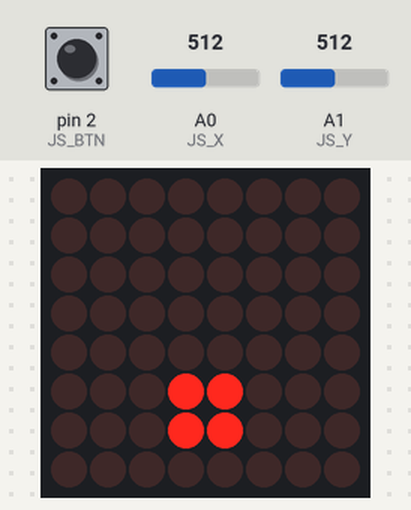
A sketch run on a simulated Arduino Uno, built with avr-gcc and run on an emulated ATmega328P. On the bench: 8×8 LED matrix. Inputs (shaded band) come from the test bench; at power-on: A1 (JS_Y) = 512, A0 (JS_X) = 512, pin 2 (JS_BTN) HIGH. Random numbers use the default seed unless the sketch sets one.

Above: at 1.2 s.
1.3 s: A1 (JS_Y) set to 788
At 1.9 s:
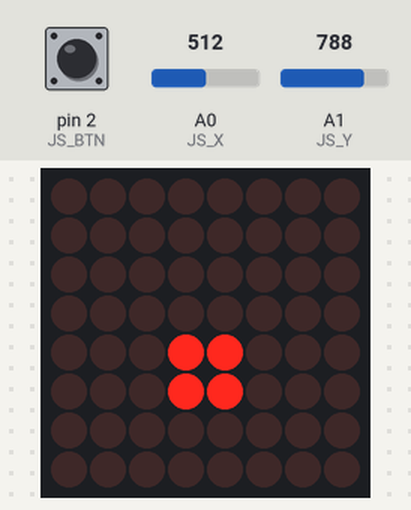
4.3 s: A1 (JS_Y) set to 808
At 4.79 s:
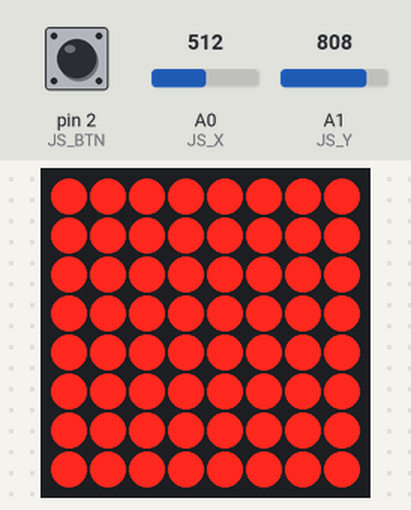
6.3 s: A0 (JS_X) set to 710
8.1 s: A0 (JS_X) set to 683
10.0 s: pin 2 (JS_BTN) pulled LOW for 0.15 s
At 10.15 s:
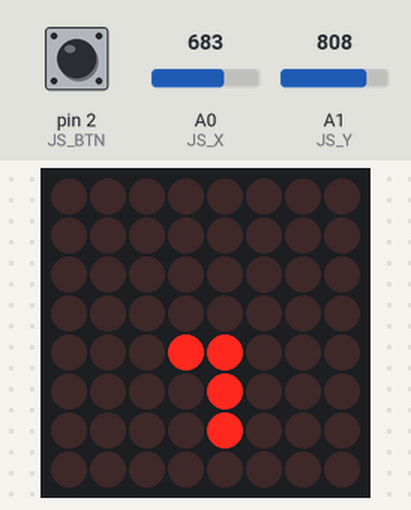
10.7 s: pin 2 (JS_BTN) pulled LOW for 1 s
At 10.82 s:
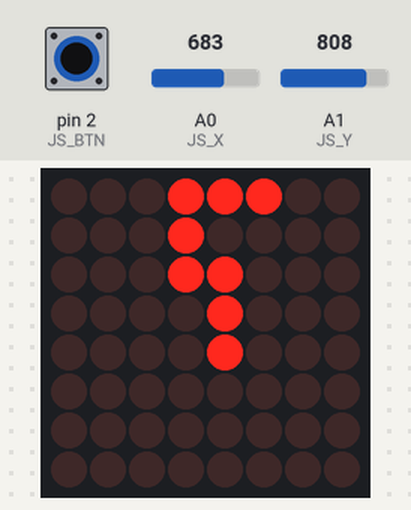

Measured:
- the behaviour switches between 800 and 801 on A1 (JS_Y) (found by bisection; images 1 and 2)
- what the display in image 1 shows lasts 0.5 s, from 1.5 s to 2.0 s

The sketch:

bot_code.ino
```cpp
#include <LedControl.h>
#include <avr/pgmspace.h>

// Pin configuration
const int DIN = 12;
const int CLK = 11;
const int CS = 10;
const int JS_X = A0;
const int JS_Y = A1;
const int JS_BTN = 2;

LedControl lc = LedControl(DIN, CLK, CS, 1);

// Game variables
unsigned long lastMoveTime = 0;
int gameDelay = 500;
byte grid[8] = {0,0,0,0,0,0,0,0};

int pieceX, pieceY;
byte currentPiece[4][4];
int pieceType;

// Tetromino definitions
const byte shapes[7][4] = {
  {0x60, 0x60, 0x00, 0x00}, // Square
  {0x40, 0x40, 0x40, 0x40}, // Line
  {0x40, 0xE0, 0x00, 0x00}, // T
  {0x60, 0x30, 0x00, 0x00}, // S
  {0x30, 0x60, 0x00, 0x00}, // Z
  {0x40, 0x40, 0x60, 0x00}, // L
  {0x20, 0x20, 0x60, 0x00}  // J
};

// REDESIGNED "OVER" - Large, consistent letter sizes
const uint8_t OVER_TEXT[] PROGMEM = {
  0x00, 0x00, 0x00, 0x00, 0x00, 0x00, 0x00, 0x00,
  0x3E, 0x41, 0x41, 0x41, 0x3E, 0x00, // O (Full size)
  0x3F, 0x40, 0x80, 0x40, 0x3F, 0x00, // V (Full size matching O)
  0x7F, 0x49, 0x49, 0x49, 0x41, 0x00, // E
  0x7F, 0x09, 0x19, 0x29, 0x46, 0x00, // R
  0x00, 0x00, 0x00, 0x00, 0x00, 0x00, 0x00, 0x00
};

void setup() {
  lc.shutdown(0, false);
  lc.setIntensity(0, 5);
  lc.clearDisplay(0);
  pinMode(JS_BTN, INPUT_PULLUP);
  randomSeed(analogRead(A5));
  spawnPiece();
}

void gameOver() {
  for(int r=0; r<2; r++) {
    for(int i=0; i<8; i++) lc.setRow(0, i, 0xFF);
    delay(150);
    lc.clearDisplay(0);
    delay(150);
  }

  int textLength = sizeof(OVER_TEXT);

  // Left-to-Right Scrolling Logic
  for (int scroll = 0; scroll < textLength - 8; scroll++) {
    for (int col = 0; col < 8; col++) {
      lc.setColumn(0, 7 - col, pgm_read_byte(&OVER_TEXT[scroll + col]));
    }
    delay(100);
  }

  delay(1000);
  for(int i=0; i<8; i++) grid[i] = 0;
  spawnPiece();
}

void spawnPiece() {
  pieceType = random(0, 7);
  pieceX = 2;
  pieceY = -1;
  for(int i=0; i<4; i++) {
    for(int j=0; j<4; j++) {
      currentPiece[i][j] = bitRead(shapes[pieceType][i], 7-j);
    }
  }
}

bool checkCollision(int nx, int ny) {
  for(int i=0; i<4; i++) {
    for(int j=0; j<4; j++) {
      if(currentPiece[i][j]) {
        int gx = nx + j;
        int gy = ny + i;
        if(gx < 0 || gx >= 8 || gy >= 8) return true;
        if(gy >= 0 && bitRead(grid[gy], 7-gx)) return true;
      }
    }
  }
  return false;
}

void rotatePiece() {
  byte temp[4][4];
  for(int i=0; i<4; i++)
    for(int j=0; j<4; j++)
      temp[j][3-i] = currentPiece[i][j];

  bool collision = false;
  for(int i=0; i<4; i++) {
    for(int j=0; j<4; j++) {
      if(temp[i][j]) {
        int gx = pieceX + j;
        int gy = pieceY + i;
        if(gx < 0 || gx >= 8 || gy >= 8 || (gy >= 0 && bitRead(grid[gy], 7-gx))) collision = true;
      }
    }
  }

  if(!collision) {
    for(int i=0; i<4; i++)
      for(int j=0; j<4; j++)
        currentPiece[i][j] = temp[i][j];
  }
}

void settlePiece() {
  for(int i=0; i<4; i++) {
    for(int j=0; j<4; j++) {
      if(currentPiece[i][j] && pieceY + i >= 0) {
        bitSet(grid[pieceY + i], 7 - (pieceX + j));
      }
    }
  }
  checkLines();
  spawnPiece();
  if(checkCollision(pieceX, pieceY)) {
    gameOver();
  }
}

void checkLines() {
  for(int i=0; i<8; i++) {
    if(grid[i] == 0xFF) {
      for(int k=i; k>0; k--) grid[k] = grid[k-1];
      grid[0] = 0;
    }
  }
}

void draw() {
  lc.clearDisplay(0);
  for(int i=0; i<8; i++) {
    lc.setRow(0, 7 - i, grid[i]);
  }
  for(int i=0; i<4; i++) {
    for(int j=0; j<4; j++) {
      if(currentPiece[i][j] && (pieceY + i) >= 0) {
        lc.setLed(0, 7 - (pieceY + i), pieceX + j, true);
      }
    }
  }
}

void loop() {
  int xIn = analogRead(JS_X);
  int yIn = analogRead(JS_Y);

  if(xIn < 300 && !checkCollision(pieceX - 1, pieceY)) {
    pieceX--;
    delay(150);
  }
  if(xIn > 700 && !checkCollision(pieceX + 1, pieceY)) {
    pieceX++;
    delay(150);
  }

  if(digitalRead(JS_BTN) == LOW) {
    rotatePiece();
    delay(250);
  }

  if(millis() - lastMoveTime > (yIn > 800 ? 50 : gameDelay)) {
    if(!checkCollision(pieceX, pieceY + 1)) {
      pieceY++;
    } else {
      settlePiece();
    }
    lastMoveTime = millis();
  }

  draw();
}
```
